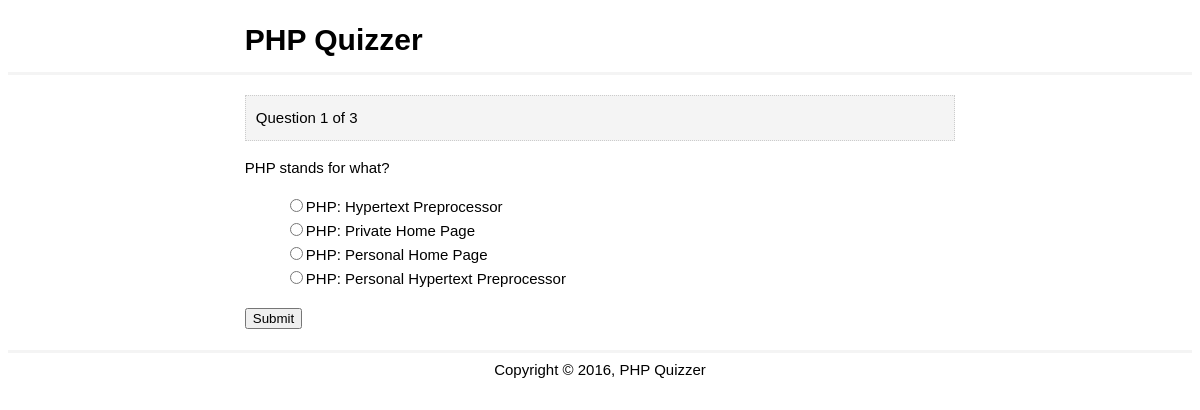
The page /question.php?n=1 on the database its author committed.
### tables this page shows
CREATE TABLE IF NOT EXISTS `questions` (
  `question_number` int(11) NOT NULL,
  `text` text NOT NULL,
  PRIMARY KEY (`question_number`)
);

CREATE TABLE IF NOT EXISTS `choices` (
  `id` int(11) NOT NULL AUTO_INCREMENT,
  `question_number` int(11) NOT NULL,
  `is_correct` tinyint(1) NOT NULL DEFAULT '0',
  `text` text NOT NULL,
  PRIMARY KEY (`id`)
);

### question.php (the view, shortened to what this page needs)
<?php include 'database.php'; ?>
<?php
    $get = filter_input_array(INPUT_GET, FILTER_SANITIZE_STRING);
    $number = (int) $get['n'];
    $query = "SELECT * FROM questions";
    $result1 = $link->query($query) or die($link->error . __LINE__);
    $total = $result1->num_rows;
    $query = "SELECT * FROM questions WHERE question_number = {$number}";
    $result = $link->query($query) or die($link->error . __LINE__);
    $question = $result->fetch_assoc();
    $query = "SELECT * FROM choices WHERE question_number = {$number}";
    $choices = $link->query($query) or die();
?>
<!DOCTYPE html>
<html>
    <head>
        <link rel="stylesheet" href="css/style.css">
    </head>
    <body>
        <header>
            <div class="container">
                <h1>PHP Quizzer</h1>
            </div>
        </header>
        <main>
            <div class="container">
                <div class="current">Question <?php echo $question['question_number'] ?> of <?php echo $total; ?></div>
                <p class="question">
                    <?php echo $question['text']; ?>
                </p>
                <form method="post" action="process.php">
                    <ul class="choices">
                        <?php while($row = $choices->fetch_assoc()): ?>
                        <li><input name="choice" type="radio" value="<?php echo $row['id']; ?>"><?php echo $row['text'] ?></li>
                        <?php endwhile; ?>
                    </ul>
                    <input type="submit" value="Submit" name="submit">
                </form>
            </div>
        </main>
        <footer>
            <div class="container">
                Copyright &copy; <?php echo date('Y'); ?>, PHP Quizzer
            </div>
        </footer>
    </body>
</html>

### css/style.css (style rules this page uses)
body { font-family: arial; font-size: 15px; line-height: 1.6em; }
li { list-style: none; }
.container { width: 60%; margin: 0 auto; overflow: auto; }
header { border-bottom: 3px #f4f4f4 solid; }
footer { border-top: 3px #f4f4f4 solid; text-align: center; padding-top: 5px; }
main { padding-bottom: 20px; }
.current { padding: 10px; background: #f4f4f4; border: 1px dotted #ccc; margin: 20px 0 10px 0; }

### rows shown on the page
questions: question_number "1", text "PHP stands for what?"
choices: text "PHP: Hypertext Preprocessor"
choices: text "PHP: Private Home Page"
choices: text "PHP: Personal Home Page"
choices: text "PHP: Personal Hypertext Preprocessor"

### other values the page prints
$total "3"
